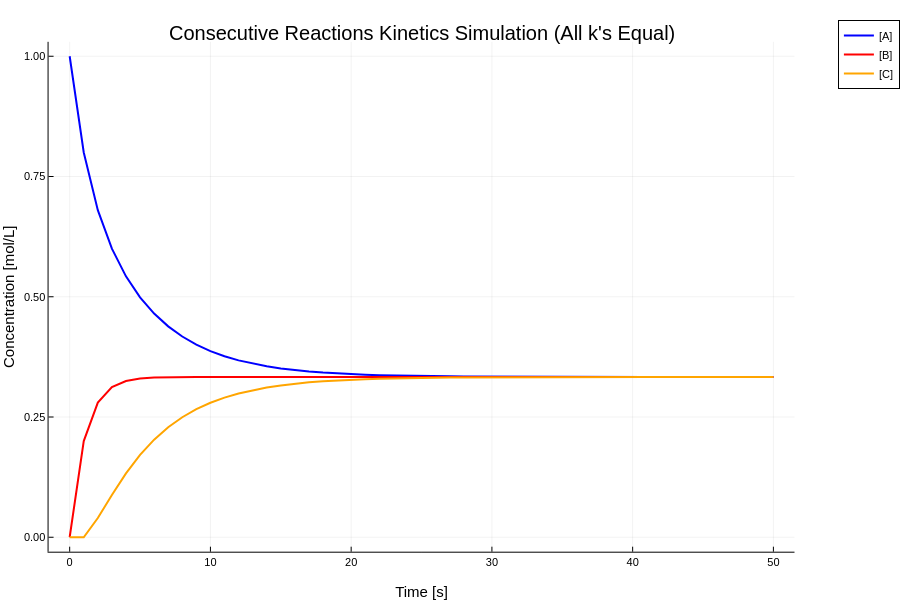

The cell this chart's notebook holds for it:
### Markdown cell above
### a.)

$$A\xrightleftharpoons[k_{A2}]{k_{A1}}B\xrightleftharpoons[k_{B2}]{k_{B1}}C$$

### Code cell
using CSV
using DataFrames
using Plots

function kinetics_simulation()
    A_0 = 1.0         # mol/L
    B_0 = 0.0         # mol/L
    C_0 = 0.0         # mol/L
    k_a_1 = 0.2       # s^-1
    k_a_2 = 0.2       # s^-1
    k_b_1 = 0.2       # s^-1
    k_b_2 = 0.2       # s^-1
    delta_t = 1.0     # s
    T = 50            # s


    t_array = []
    A_array = []
    B_array = []
    C_array = []

    A = A_0
    B = B_0
    C = C_0
    t = 0.0

    open("S.Arnold_PS3_Q5ai_output.txt", "w") do io
        write(io, "# Parameters: A_0=$A_0 mol/L, B_0=$B_0 mol/L, C_0=$C_0 mol/L, k_a_1=$k_a_1 s^-1, k_a_2=$k_a_2 s^-1, k_b_1=$k_b_1 s^-1, k_b_2=$k_b_2 s^-1, delta_t=$delta_t s, Simulation Time=$T s\n")
        write(io, "Time(s)\t[A](mol/L)\t[B](mol/L)\t[C](mol/L)\n")

        while t <= T
            push!(t_array, t)
            push!(A_array, A)
            push!(B_array, B)
            push!(C_array, C)
            
            write(io, "$t\t$A\t$B\t$C\n")
            
            # Rate laws
            dA = (-k_a_1 * A + k_a_2 * B) * delta_t
            dB = (k_a_1 * A + k_b_2 * C - k_b_1 * B - k_a_2 * B) * delta_t
            dC = (-k_b_2 * C + k_b_1 * B) * delta_t
            
            A += dA
            B += dB
            C += dC
            t += delta_t
        end
    end

    df = CSV.read("S.Arnold_PS3_Q5ai_output.txt", DataFrame, delim='\t', comment="#")
    print(df)

    Plots.plot(
        t_array, 
        A_array,
        title="Consecutive Reactions Kinetics Simulation (All k's Equal)",
        label="[A]", 
        xlabel="Time [s]",
        ylabel="Concentration [mol/L]",
        color=:blue, 
        linewidth=2,
        legend=:outertopright
    )

    plot!(
        t_array, 
        B_array, 
        label="[B]", 
        color=:red, 
        linewidth=2
    )

    plot!(
        t_array, 
        C_array, 
        label="[C]", 
        color=:orange, 
        linewidth=2
    )
    
end

kinetics_simulation()

### Figure 1 — Plotly figure (JSON) as saved in the notebook; plotly's stock layout.template omitted (floating-point values rounded to 4 significant figures)
{"data": [{"colorbar": {"len": 0.9105, "title": "", "x": 0.9956, "y": 0.5058}, "legendgroup": "[A]", "line": {"color": "rgba(0, 0, 255, 1.000)", "dash": "solid", "shape": "linear", "width": 2}, "mode": "lines", "name": "[A]", "showlegend": true, "type": "scatter", "x": [0, 1, 2, 3, 4, 5, 6, 7, 8, 9, 10, 11, 12, 13, 14, 15, 16, 17, 18, 19, 20, 21, 22, 23, 24, 25, 26, 27, 28, 29, 30, 31, 32, 33, 34, 35, 36, 37, 38, 39, 40, 41, 42, 43, 44, 45, 46, 47, 48, 49, 50], "xaxis": "x", "y": [1, 0.8, 0.68, 0.6, 0.5424, 0.4989, 0.4651, 0.4385, 0.4173, 0.4005, 0.387, 0.3763, 0.3677, 0.3608, 0.3553, 0.3509, 0.3474, 0.3446, 0.3423, 0.3405, 0.3391, 0.3379, 0.337, 0.3363, 0.3357, 0.3352, 0.3348, 0.3345, 0.3343, 0.3341, 0.334, 0.3338, 0.3337, 0.3337, 0.3336, 0.3335, 0.3335, 0.3335, 0.3334, 0.3334, 0.3334, 0.3334, 0.3334, 0.3334, 0.3334, 0.3334, 0.3334, 0.3333, 0.3333, 0.3333, 0.3333], "yaxis": "y"}, {"colorbar": {"len": 0.9105, "title": "", "x": 0.9956, "y": 0.5058}, "legendgroup": "[B]", "line": {"color": "rgba(255, 0, 0, 1.000)", "dash": "solid", "shape": "linear", "width": 2}, "mode": "lines", "name": "[B]", "showlegend": true, "type": "scatter", "x": [0, 1, 2, 3, 4, 5, 6, 7, 8, 9, 10, 11, 12, 13, 14, 15, 16, 17, 18, 19, 20, 21, 22, 23, 24, 25, 26, 27, 28, 29, 30, 31, 32, 33, 34, 35, 36, 37, 38, 39, 40, 41, 42, 43, 44, 45, 46, 47, 48, 49, 50], "xaxis": "x", "y": [0, 0.2, 0.28, 0.312, 0.3248, 0.3299, 0.332, 0.3328, 0.3331, 0.3332, 0.3333, 0.3333, 0.3333, 0.3333, 0.3333, 0.3333, 0.3333, 0.3333, 0.3333, 0.3333, 0.3333, 0.3333, 0.3333, 0.3333, 0.3333, 0.3333, 0.3333, 0.3333, 0.3333, 0.3333, 0.3333, 0.3333, 0.3333, 0.3333, 0.3333, 0.3333, 0.3333, 0.3333, 0.3333, 0.3333, 0.3333, 0.3333, 0.3333, 0.3333, 0.3333, 0.3333, 0.3333, 0.3333, 0.3333, 0.3333, 0.3333], "yaxis": "y"}, {"colorbar": {"len": 0.9105, "title": "", "x": 0.9956, "y": 0.5058}, "legendgroup": "[C]", "line": {"color": "rgba(255, 165, 0, 1.000)", "dash": "solid", "shape": "linear", "width": 2}, "mode": "lines", "name": "[C]", "showlegend": true, "type": "scatter", "x": [0, 1, 2, 3, 4, 5, 6, 7, 8, 9, 10, 11, 12, 13, 14, 15, 16, 17, 18, 19, 20, 21, 22, 23, 24, 25, 26, 27, 28, 29, 30, 31, 32, 33, 34, 35, 36, 37, 38, 39, 40, 41, 42, 43, 44, 45, 46, 47, 48, 49, 50], "xaxis": "x", "y": [0, 0, 0.04, 0.088, 0.1328, 0.1712, 0.2029, 0.2287, 0.2496, 0.2663, 0.2797, 0.2904, 0.299, 0.3058, 0.3113, 0.3157, 0.3193, 0.3221, 0.3243, 0.3261, 0.3276, 0.3287, 0.3296, 0.3304, 0.331, 0.3314, 0.3318, 0.3321, 0.3324, 0.3326, 0.3327, 0.3328, 0.3329, 0.333, 0.3331, 0.3331, 0.3332, 0.3332, 0.3332, 0.3333, 0.3333, 0.3333, 0.3333, 0.3333, 0.3333, 0.3333, 0.3333, 0.3333, 0.3333, 0.3333, 0.3333], "yaxis": "y"}], "layout": {"annotations": [{"font": {"color": "rgba(0, 0, 0, 1.000)", "family": "sans-serif", "size": 20}, "rotation": 0, "showarrow": false, "text": "Consecutive Reactions Kinetics Simulation (All k's Equal)", "x": 0.5282, "xanchor": "center", "xref": "paper", "y": 1, "yanchor": "top", "yref": "paper"}], "height": 600, "legend": {"bgcolor": "rgba(255, 255, 255, 1.000)", "bordercolor": "rgba(0, 0, 0, 1.000)", "borderwidth": 1, "font": {"color": "rgba(0, 0, 0, 1.000)", "family": "sans-serif", "size": 11}, "title": {"font": {"color": "rgba(0, 0, 0, 1.000)", "family": "sans-serif", "size": 15}, "text": ""}, "tracegroupgap": 0, "traceorder": "normal", "x": 1.05, "xanchor": "upper", "y": 1, "yanchor": "right"}, "margin": {"b": 20, "l": 0, "r": 0, "t": 20}, "paper_bgcolor": "rgba(255, 255, 255, 1.000)", "plot_bgcolor": "rgba(255, 255, 255, 1.000)", "showlegend": true, "width": 900, "xaxis": {"anchor": "y", "domain": [0.06086, 0.9956], "gridcolor": "rgba(0, 0, 0, 0.100)", "gridwidth": 0.5, "linecolor": "rgba(0, 0, 0, 1.000)", "mirror": false, "range": [-1.5, 51.5], "showgrid": true, "showline": true, "showticklabels": true, "tickangle": 0, "tickcolor": "rgb(0, 0, 0)", "tickfont": {"color": "rgba(0, 0, 0, 1.000)", "family": "sans-serif", "size": 11}, "tickmode": "array", "ticks": "inside", "ticktext": ["0", "10", "20", "30", "40", "50"], "tickvals": [0, 10, 20, 30, 40, 50], "title": "Time [s]", "titlefont": {"color": "rgba(0, 0, 0, 1.000)", "family": "sans-serif", "size": 15}, "type": "-", "visible": true, "zeroline": false, "zerolinecolor": "rgba(0, 0, 0, 1.000)"}, "yaxis": {"anchor": "x", "domain": [0.05054, 0.961], "gridcolor": "rgba(0, 0, 0, 0.100)", "gridwidth": 0.5, "linecolor": "rgba(0, 0, 0, 1.000)", "mirror": false, "range": [-0.03, 1.03], "showgrid": true, "showline": true, "showticklabels": true, "tickangle": 0, "tickcolor": "rgb(0, 0, 0)", "tickfont": {"color": "rgba(0, 0, 0, 1.000)", "family": "sans-serif", "size": 11}, "tickmode": "array", "ticks": "inside", "ticktext": ["0.00", "0.25", "0.50", "0.75", "1.00"], "tickvals": [0, 0.25, 0.5, 0.75, 1], "title": "Concentration [mol/L]", "titlefont": {"color": "rgba(0, 0, 0, 1.000)", "family": "sans-serif", "size": 15}, "type": "-", "visible": true, "zeroline": false, "zerolinecolor": "rgba(0, 0, 0, 1.000)"}}}
